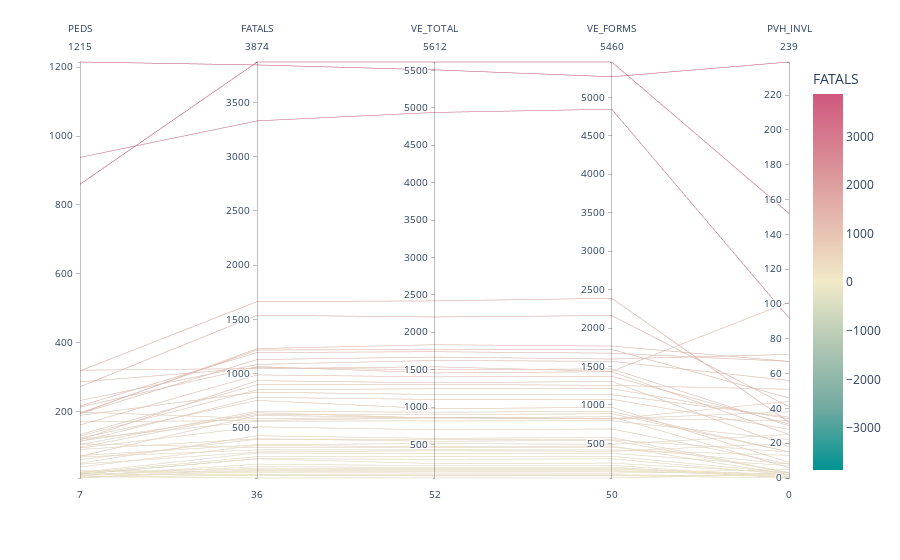

The notebook cell this image was saved under:
### Code cell
fig1 = px.parallel_coordinates(state_aux1, color='FATALS',
                              dimensions=['PEDS', 'FATALS', 'VE_TOTAL', 'VE_FORMS', 'PVH_INVL'],
                              color_continuous_scale=px.colors.diverging.Tealrose,
                              color_continuous_midpoint=5)
fig1.show()

### Figure 1 — Plotly figure (JSON) as saved in the notebook; plotly's stock layout.template omitted (floating-point values rounded to 4 significant figures)
{"data": [{"dimensions": [{"label": "PEDS", "values": [118, 16, 286, 96, 1215, 114, 68, 28, 11, 938, 318, 27, 18, 216, 133, 39, 50, 113, 189, 13, 170, 72, 232, 61, 123, 161, 18, 21, 106, 19, 199, 90, 320, 272, 9, 194, 104, 94, 194, 19, 213, 14, 196, 860, 47, 9, 129, 120, 23, 70, 7]}, {"label": "FATALS", "values": [934, 64, 1054, 638, 3847, 622, 295, 116, 36, 3331, 1664, 85, 214, 1194, 897, 337, 426, 780, 828, 164, 567, 343, 1084, 394, 752, 987, 213, 233, 317, 104, 584, 398, 1046, 1538, 100, 1230, 652, 508, 1129, 67, 1064, 141, 1217, 3874, 276, 62, 850, 560, 267, 614, 127]}, {"label": "VE_TOTAL", "values": [1324, 82, 1499, 853, 5507, 900, 428, 164, 52, 4938, 2419, 119, 302, 1740, 1305, 469, 581, 1102, 1168, 216, 856, 513, 1623, 563, 978, 1404, 246, 336, 459, 149, 862, 543, 1538, 2204, 138, 1833, 931, 696, 1668, 94, 1457, 191, 1768, 5612, 417, 80, 1245, 816, 377, 858, 176]}, {"label": "VE_FORMS", "values": [1306, 80, 1469, 847, 5268, 885, 415, 162, 50, 4846, 2387, 114, 300, 1673, 1254, 467, 578, 1074, 1133, 216, 818, 488, 1567, 548, 969, 1373, 243, 333, 451, 148, 818, 540, 1437, 2163, 136, 1766, 916, 688, 1597, 93, 1432, 191, 1722, 5460, 397, 80, 1211, 794, 370, 825, 174]}, {"label": "PVH_INVL", "values": [18, 2, 30, 6, 239, 15, 13, 2, 2, 92, 32, 5, 2, 67, 51, 2, 3, 28, 35, 0, 38, 25, 56, 15, 9, 31, 3, 3, 8, 1, 44, 3, 101, 41, 2, 67, 15, 8, 71, 1, 25, 0, 46, 152, 20, 0, 34, 22, 7, 33, 2]}], "domain": {"x": [0, 1], "y": [0, 1]}, "line": {"color": [934, 64, 1054, 638, 3847, 622, 295, 116, 36, 3331, 1664, 85, 214, 1194, 897, 337, 426, 780, 828, 164, 567, 343, 1084, 394, 752, 987, 213, 233, 317, 104, 584, 398, 1046, 1538, 100, 1230, 652, 508, 1129, 67, 1064, 141, 1217, 3874, 276, 62, 850, 560, 267, 614, 127], "coloraxis": "coloraxis"}, "name": "", "type": "parcoords"}], "layout": {"coloraxis": {"cmid": 5, "colorbar": {"title": {"text": "FATALS"}}, "colorscale": [[0, "rgb(0, 147, 146)"], [0.1667, "rgb(114, 170, 161)"], [0.3333, "rgb(177, 199, 179)"], [0.5, "rgb(241, 234, 200)"], [0.6667, "rgb(229, 185, 173)"], [0.8333, "rgb(217, 137, 148)"], [1, "rgb(208, 88, 126)"]]}, "legend": {"tracegroupgap": 0}, "margin": {"t": 60}}}
